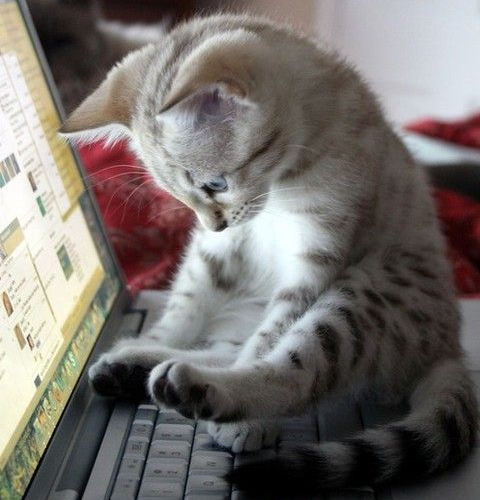
#> input picture GUI/img/cat.png, 480 x 500 px
$ python filters.py
#> lines starting #> are read from the running program, lines starting #| are printed output that depends on the picture
from PIL import Image, ImageFilter, ImageEnhance


orig = Image.open('GUI/img/cat.png')
#> orig is the input picture: PIL image 480x500 RGB; mean R, G, B 117.5, 112.1, 108.4
orig.show()

W, H = orig.size
#> W = 480; H = 500
req_height = 150  # px
ratio = W / H
#> ratio = 0.96


print('Формат: ', orig.format)
#| Формат:  PNG
print('Цветовая схема: ', orig.mode)
#| Цветовая схема:  RGB
print('Размер: ', W, 'x', H)
#| Размер:  480 x 500


cat_1 = orig.resize((int(req_height * ratio), req_height))
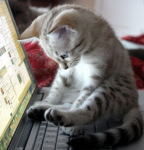
#> cat_1: PIL image 144x150 RGB; mean R, G, B 117.5, 112.1, 108.4
cat_1.show()  # , cat_1.save('cat_1.png')

cat_2 = orig.crop((75, 25, 325, 250))
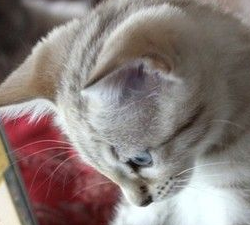
#> cat_2: PIL image 250x225 RGB; mean R, G, B 137.1, 124.4, 121.2
cat_2.show()  # , cat_2.save('cat_2.png')

pixels = orig.load()
for x in range(W):
    for y in range(H):
        r, g, b = pixels[x, y]
        pixels[x, y] = g, b, r
orig.show()  # , orig.save('cat_3.png')

for x in range(W):
    for y in range(H):
        r, g, b = pixels[x, y]
        averaged = (r + g + b) // 3
        pixels[x, y] = averaged, averaged, averaged
orig.show()  # , orig.save('cat_4.png')

for x in range(W // 2):
    for y in range(H):
        r, g, b = pixels[x, y]
        averaged = (r + g + b) // 3
        pixels[x, y], pixels[W - x - 1, y] = pixels[W - x - 1, y], pixels[x, y]
orig.show()  # , orig.save('cat_5.png')

orig = orig.convert('RGBA')
#> orig: PIL image 480x500 RGBA
print(orig.mode)
#| RGBA

cat_6 = orig.filter(ImageFilter.BLUR)
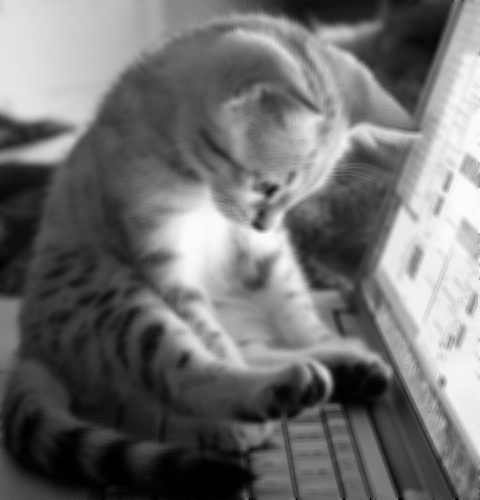
#> cat_6: PIL image 480x500 RGBA; mean R, G, B, A 112.4, 112.4, 112.4, 255
cat_6.show()  # , cat_6.save('cat_6.png')

cat_7 = orig.filter(ImageFilter.BoxBlur(7))
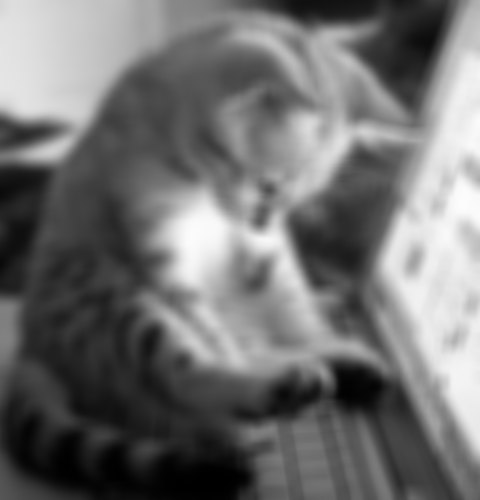
#> cat_7: PIL image 480x500 RGBA; mean R, G, B, A 112.4, 112.4, 112.4, 255
cat_7.show()  # , cat_7.save('cat_7.png')

cat_8 = orig.filter(ImageFilter.GaussianBlur(10))
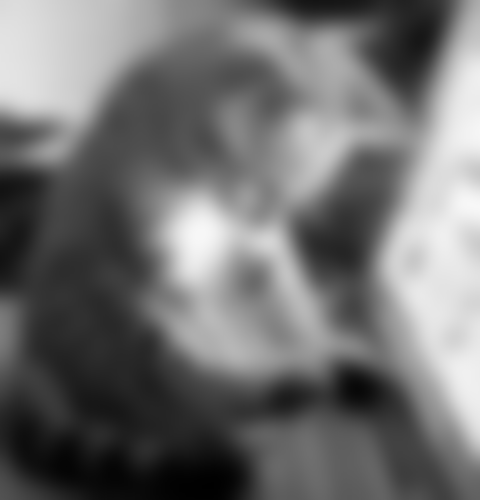
#> cat_8: PIL image 480x500 RGBA; mean R, G, B, A 112.4, 112.4, 112.4, 255
cat_8.show()  # , cat_8.save('cat_8.png')

cat_9 = orig.filter(ImageFilter.CONTOUR)
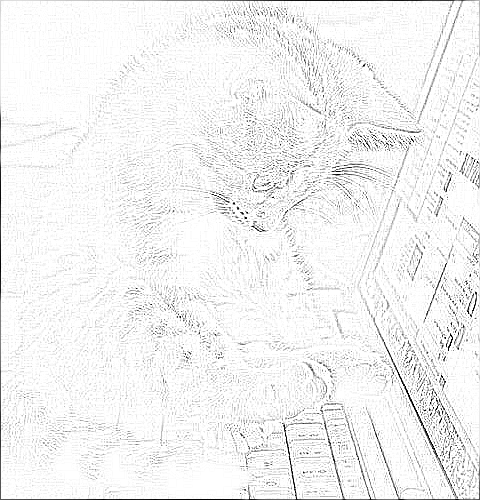
#> cat_9: PIL image 480x500 RGBA; mean R, G, B, A 242, 242, 242, 255
cat_9.show()  # , cat_9.save('cat_9.png')

cat_10 = ImageEnhance.Sharpness(orig).enhance(10.0)
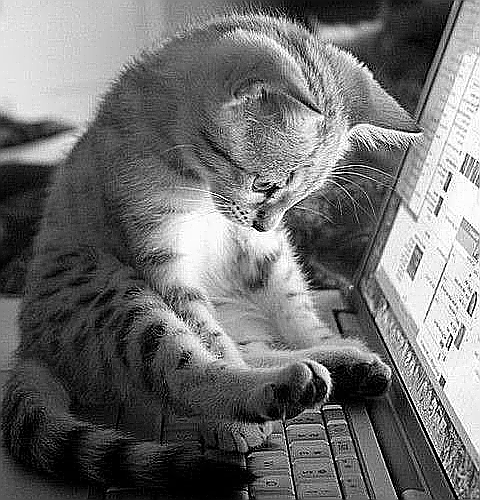
#> cat_10: PIL image 480x500 RGBA; mean R, G, B, A 112.5, 112.5, 112.5, 255
cat_10.show()  # , cat_10.save('cat_10.png')
